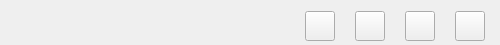
    <widget class="MoveWidget" name="move_widget" native="true">
     <property name="minimumSize">
      <size>
       <width>500</width>
       <height>45</height>
      </size>
     </property>
     <property name="maximumSize">
      <size>
       <width>16777215</width>
       <height>45</height>
      </size>
     </property>
     <layout class="QHBoxLayout" name="horizontalLayout">
      <property name="spacing">
       <number>20</number>
      </property>
      <property name="leftMargin">
       <number>15</number>
      </property>
      <property name="rightMargin">
       <number>15</number>
      </property>
      <item>
       <spacer name="horizontalSpacer">
        <property name="orientation">
         <enum>Qt::Orientation::Horizontal</enum>
        </property>
        <property name="sizeHint" stdset="0">
         <size>
          <width>40</width>
          <height>20</height>
         </size>
        </property>
       </spacer>
      </item>
      <item>
       <widget class="QPushButton" name="settings_btn">
        <property name="minimumSize">
         <size>
          <width>30</width>
          <height>30</height>
         </size>
        </property>
        <property name="maximumSize">
         <size>
          <width>30</width>
          <height>30</height>
         </size>
        </property>
        <property name="text">
         <string/>
        </property>
        <property name="effect" stdset="0">
         <string>-1</string>
        </property>
       </widget>
      </item>
      <item>
       <widget class="QPushButton" name="min_btn">
        <property name="minimumSize">
         <size>
          <width>30</width>
          <height>30</height>
         </size>
        </property>
        <property name="maximumSize">
         <size>
          <width>30</width>
          <height>30</height>
         </size>
        </property>
        <property name="text">
         <string/>
        </property>
        <property name="effect" stdset="0">
         <string>-1</string>
        </property>
       </widget>
      </item>
      <item>
       <widget class="QPushButton" name="max_btn">
        <property name="minimumSize">
         <size>
          <width>30</width>
          <height>30</height>
         </size>
        </property>
        <property name="maximumSize">
         <size>
          <width>30</width>
          <height>30</height>
         </size>
        </property>
        <property name="text">
         <string/>
        </property>
        <property name="effect" stdset="0">
         <string>-1</string>
        </property>
       </widget>
      </item>
      <item>
       <widget class="QPushButton" name="close_btn">
        <property name="minimumSize">
         <size>
          <width>30</width>
          <height>30</height>
         </size>
        </property>
        <property name="maximumSize">
         <size>
          <width>30</width>
          <height>30</height>
         </size>
        </property>
        <property name="text">
         <string/>
        </property>
        <property name="effect" stdset="0">
         <string>-1</string>
        </property>
       </widget>
      </item>
     </layout>
    </widget>
